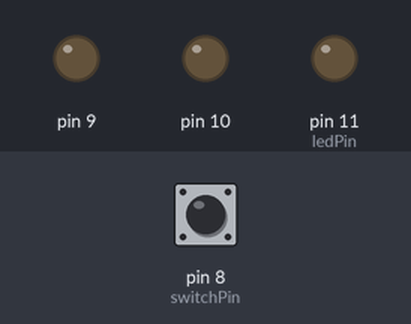
Bench run of a sketch on a simulated Arduino Uno, built with avr-gcc and run on an emulated ATmega328P. On the bench: output pins drawn as LEDs (lit = HIGH). Inputs (shaded band) come from the test bench; at power-on: pin 8 (switchPin) LOW.

Above: at 1.2 s.
1.3 s: pin 8 (switchPin) pulled HIGH for 0.15 s
At 2.2 s:
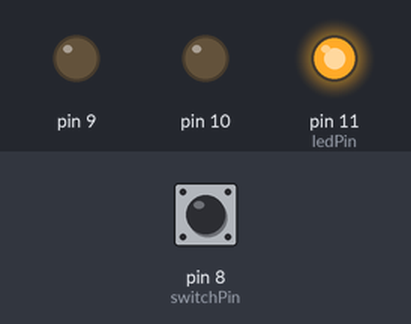
At 6.3 s:
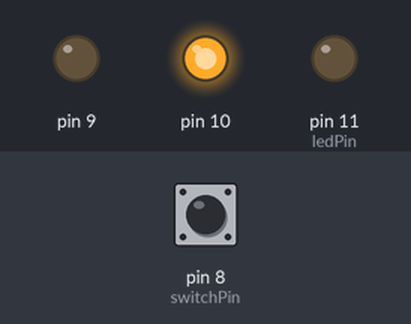
Timing chart, 0 to 10.3 s (numbered marks = the images above; inputs shaded):
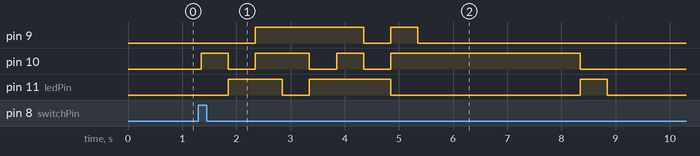

Measured:
- after the input at 1.3 s, pin 9: LOW → HIGH after 1.1 s, → LOW 2.0 s later, → HIGH 0.50 s later, → LOW 0.50 s later; pin 10: LOW → HIGH after 0.05 s, → LOW 0.50 s later, → HIGH 0.50 s later, → LOW 1.0 s later, … (8 changes in this stretch); pin 11 (ledPin): goes HIGH 1.0 s, LOW 0.50 s, HIGH 1.5 s, LOW 3.5 s, HIGH 0.50 s, then LOW, starting after 0.55 s

The sketch:

L2_RGB.ino
```cpp
int switchPin = 8;
int ledPin = 11;
int switchState = LOW;
int onOffCounter = 0;

int stands[7][3] = {{0, 0, 0},
                    {0, 0, 1},
                    {0, 1, 0},
                    {0, 1, 1},
                    {1, 0, 1},
                    {1, 1, 0},
                    {1, 1, 1}};

void setup() {
    //Zet pin van led op output
    pinMode(ledPin, OUTPUT);
    pinMode(10, OUTPUT);
    pinMode(9, OUTPUT);
    //Zet pin van led op input
    pinMode(switchPin, INPUT);
}

void loop() {
    //Als button ingedrukt is
    if (digitalRead(switchPin) == HIGH) {
        //En lamp uit is
        if (onOffCounter == 0) {
            //Zet lamp aan
            onOffCounter = 1;
        }
        delay(50);
        //Als button nog ingedrukt is wachten
    }
    //Als counter 1 staat led aan
    if (onOffCounter == 1) {
        for (int i = 1; i < sizeof(stands); i++) {
            digitalWrite(ledPin, stands[i][1]);
            digitalWrite(10, stands[i][2]);
            digitalWrite(9, stands[i][3]);

            delay(500);

        }
        onOffCounter = 0;
    }
    //Als counter 0 staat led uit
    if (onOffCounter == 0) {
        digitalWrite(ledPin, LOW);
        digitalWrite(10, LOW);
        digitalWrite(9, LOW);
    }
}
```
